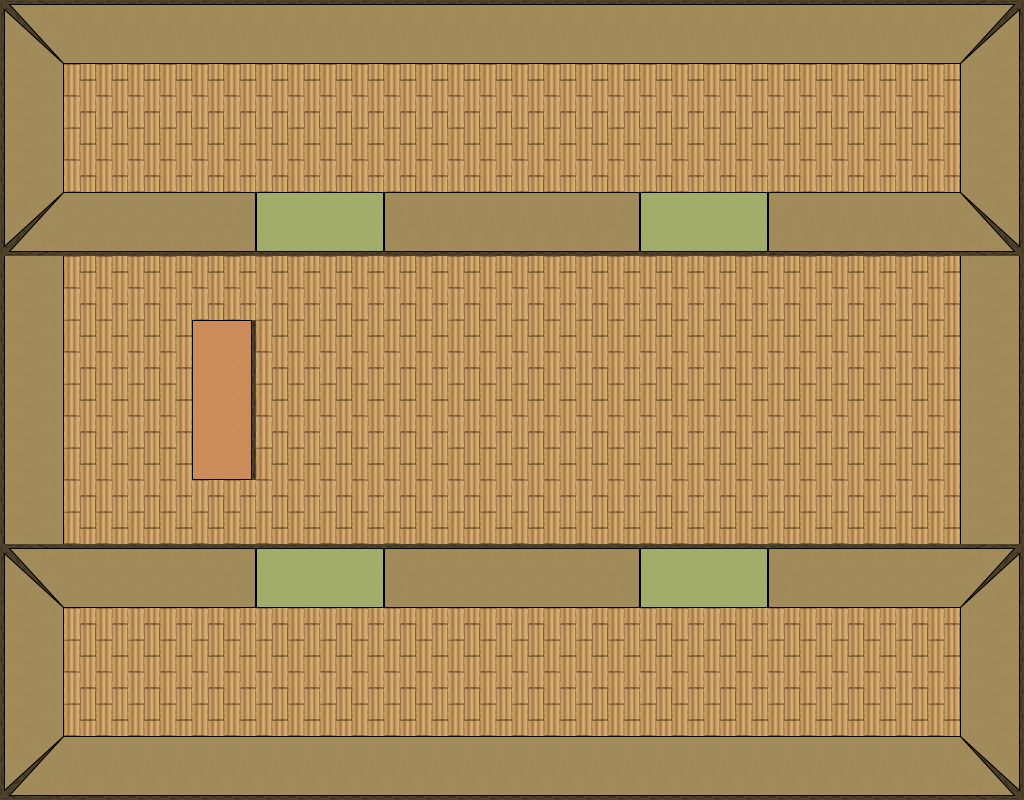

Rendered tile map (Tiled .tmx) drawn with the repository's tilesets; below, a short description and the full map source, tile grids included:
An orthogonal 32x25 tile map with 32x32 px tiles, 2 tile layers (Floor, Walls), 4 tilesets.

<map version="1.0" tiledversion="1.1.5" orientation="orthogonal" renderorder="right-down" width="32" height="25" tilewidth="32" tileheight="32" infinite="0" nextobjectid="1">
 <tileset firstgid="1" name="TL-Corner-Bank-with-end-cap" tilewidth="32" tileheight="32" tilecount="16" columns="4">
  <image source="../.PNG format/TL-Corner-Bank-with-end-cap.png" width="128" height="128" />
 </tileset>
 <tileset firstgid="17" source="../Tile Sets/Pushable-Walls.tsx" />
 <tileset firstgid="33" source="../Tile Sets/Ice Physics Walls.tsx" />
 <tileset firstgid="49" source="../Tile Sets/Ice Physics Walls.tsx" />
 <layer name="Floor" width="32" height="25">
  <data encoding="csv">
0,0,0,0,0,0,0,0,0,0,0,0,0,0,0,0,0,0,0,0,0,0,0,0,0,0,0,0,0,0,0,0,
0,0,0,0,0,0,0,0,0,0,0,0,0,0,0,0,0,0,0,0,0,0,0,0,0,0,0,0,0,0,0,0,
0,0,11,11,11,11,11,11,11,11,11,11,11,11,11,11,11,11,11,11,11,11,11,11,11,11,11,11,11,12,0,0,
0,0,15,15,15,15,15,15,15,15,15,15,15,15,15,15,15,15,15,15,15,15,15,15,15,15,15,15,15,16,0,0,
0,0,11,12,11,12,11,12,11,12,11,12,11,12,11,12,11,12,11,12,11,12,11,12,11,12,11,12,11,12,0,0,
0,0,15,16,15,16,15,16,15,16,15,16,15,16,15,16,15,16,15,16,15,16,15,16,15,16,15,16,15,16,0,0,
0,0,0,0,0,0,0,0,11,12,11,12,0,0,0,0,0,0,0,0,11,12,11,12,0,0,0,0,0,0,0,0,
0,0,0,0,0,0,0,0,15,16,15,16,0,0,0,0,0,0,0,0,15,16,15,16,0,0,0,0,0,0,0,0,
0,0,11,12,11,12,11,12,11,12,11,12,11,12,11,12,11,12,11,12,11,12,11,12,11,12,11,12,11,12,0,0,
0,0,15,16,15,16,15,16,15,16,15,16,15,16,15,16,15,16,15,16,15,16,15,16,15,16,15,16,15,16,0,0,
0,0,11,12,11,12,11,12,11,12,11,12,11,12,11,12,11,12,11,12,11,12,11,12,11,12,11,12,11,12,0,0,
0,0,15,16,15,16,15,16,15,16,15,16,15,16,15,16,15,16,15,16,15,16,15,16,15,16,15,16,15,16,0,0,
0,0,11,12,11,12,11,12,11,12,11,12,11,12,11,12,11,12,11,12,11,12,11,12,11,12,11,12,11,12,0,0,
0,0,15,16,15,16,15,16,15,16,15,16,15,16,15,16,15,16,15,16,15,16,15,16,15,16,15,16,15,16,0,0,
0,0,11,12,11,12,11,12,11,12,11,12,11,12,11,12,11,12,11,12,11,12,11,12,11,12,11,12,11,12,0,0,
0,0,15,16,15,16,15,16,15,16,15,16,15,16,15,16,15,16,15,16,15,16,15,16,15,16,15,16,15,16,0,0,
0,0,11,12,11,12,11,12,11,12,11,12,11,12,11,12,11,12,11,12,11,12,11,12,11,12,11,12,11,12,0,0,
0,0,0,0,0,0,0,0,11,16,15,16,0,0,0,0,0,0,0,0,15,16,15,16,0,0,0,0,0,0,0,0,
0,0,0,0,0,0,0,0,15,12,11,12,0,0,0,0,0,0,0,0,11,12,11,12,0,0,0,0,0,0,0,0,
0,0,15,16,15,16,15,16,15,16,15,16,15,16,15,16,15,16,15,16,15,16,15,16,15,16,15,16,15,16,0,0,
0,0,11,12,11,12,11,12,11,12,11,12,11,12,11,12,11,12,11,12,11,12,11,12,11,12,11,12,11,12,0,0,
0,0,15,16,15,16,15,16,15,16,15,16,15,16,15,16,15,16,15,16,15,16,15,16,15,16,15,16,15,16,0,0,
0,0,11,12,11,12,11,12,11,12,11,12,11,12,11,12,11,12,11,12,11,12,11,12,11,12,11,12,11,12,0,0,
0,0,0,0,0,0,0,0,0,0,0,0,0,0,0,0,0,0,0,0,0,0,0,0,0,0,0,0,0,0,0,0,
0,0,0,0,0,0,0,0,0,0,0,0,0,0,0,0,0,0,0,0,0,0,0,0,0,0,0,0,0,0,0,0
</data>
 </layer>
 <layer name="Walls" width="32" height="25">
  <data encoding="csv">
1,2,2684354569,2684354569,2684354569,2684354569,2684354569,2684354569,2684354569,2684354569,2684354569,2684354569,2684354569,2684354569,2684354569,2684354569,2684354569,2684354569,2684354569,2684354569,2684354569,2684354569,2684354569,2684354569,2684354569,2684354569,2684354569,2684354569,2684354569,2684354569,2147483650,2147483649,
5,6,2684354570,2684354570,2684354570,2684354570,2684354570,2684354570,2684354570,2684354570,2684354570,2684354570,2684354570,2684354570,2684354570,2684354570,2684354570,2684354570,2684354570,2684354570,2684354570,2684354570,2684354570,2684354570,2684354570,2684354570,2684354570,2684354570,2684354570,2684354570,2147483654,2147483653,
9,10,0,0,0,0,0,0,0,0,0,0,0,0,0,0,0,0,0,0,0,0,0,0,0,0,0,0,0,0,2147483658,2147483657,
9,10,0,0,0,0,0,0,0,0,0,0,0,0,0,0,0,0,0,0,0,0,0,0,0,0,0,0,0,0,2147483658,2147483657,
9,10,0,0,0,0,0,0,0,0,0,0,0,0,0,0,0,0,0,0,0,0,0,0,0,0,0,0,0,0,2147483658,2147483657,
9,10,0,0,0,0,0,0,0,0,0,0,0,0,0,0,0,0,0,0,0,0,0,0,0,0,0,0,0,0,2147483658,2147483657,
1073741829,1073741830,1073741831,1073741831,1073741831,1073741831,1073741831,1073741832,3221225496,1073741847,1073741847,1073741848,3221225480,1610612746,1610612746,1610612746,1610612746,1610612746,1610612746,1073741832,3221225496,1073741847,1073741847,1073741848,3758096398,1610612746,1610612746,1610612746,1610612746,1610612746,3221225478,3221225477,
1073741825,1073741826,1073741827,1073741827,1073741827,1073741827,1073741827,1073741828,3221225492,1073741843,1073741843,1073741844,3221225476,1610612745,1610612745,1610612745,1610612745,1610612745,1610612745,1073741828,3221225492,1073741843,1073741843,1073741844,3758096397,1610612745,1610612745,1610612745,1610612745,1610612745,3221225474,3221225473,
9,10,0,0,0,0,0,0,0,0,0,0,0,0,0,0,0,0,0,0,0,0,0,0,0,0,0,0,0,0,2147483658,2147483657,
9,10,0,0,0,0,0,0,0,0,0,0,0,0,0,0,0,0,0,0,0,0,0,0,0,0,0,0,0,0,2147483658,2147483657,
9,10,0,0,0,0,3221225518,3221225517,0,0,0,0,0,0,0,0,0,0,0,0,0,0,0,0,0,0,0,0,0,0,2147483658,2147483657,
9,10,0,0,0,0,2147483690,2147483689,0,0,0,0,0,0,0,0,0,0,0,0,0,0,0,0,0,0,0,0,0,0,2147483658,2147483657,
9,10,0,0,0,0,2147483690,2147483689,0,0,0,0,0,0,0,0,0,0,0,0,0,0,0,0,0,0,0,0,0,0,2147483658,2147483657,
9,10,0,0,0,0,2147483690,2147483689,0,0,0,0,0,0,0,0,0,0,0,0,0,0,0,0,0,0,0,0,0,0,2147483658,2147483657,
9,10,0,0,0,0,2147483694,2147483693,0,0,0,0,0,0,0,0,0,0,0,0,0,0,0,0,0,0,0,0,0,0,2147483658,2147483657,
9,10,0,0,0,0,0,0,0,0,0,0,0,0,0,0,0,0,0,0,0,0,0,0,0,0,0,0,0,0,2147483658,2147483657,
9,10,0,0,0,0,0,0,0,0,0,0,0,0,0,0,0,0,0,0,0,0,0,0,0,0,0,0,0,0,2147483658,2147483657,
1,2,3,3,3,3,3,4,2147483668,19,19,20,2147483652,3,3,3,3,3,3,4,2147483668,19,19,20,2147483652,3,3,3,3,3,2147483650,2147483649,
5,6,7,7,7,7,7,8,2147483672,23,23,24,2147483656,7,7,7,7,7,7,8,2147483672,23,23,24,2147483656,7,7,7,7,7,2147483654,2147483653,
9,10,0,0,0,0,0,0,0,0,0,0,0,0,0,0,0,0,0,0,0,0,0,0,0,0,0,0,0,0,2147483658,2147483657,
9,10,0,0,0,0,0,0,0,0,0,0,0,0,0,0,0,0,0,0,0,0,0,0,0,0,0,0,0,0,2147483658,2147483657,
9,10,0,0,0,0,0,0,0,0,0,0,0,0,0,0,0,0,0,0,0,0,0,0,0,0,0,0,0,0,2147483658,2147483657,
9,10,0,0,0,0,0,0,0,0,0,0,0,0,0,0,0,0,0,0,0,0,0,0,0,0,0,0,0,0,3221225482,3221225481,
1610612738,1610612742,1610612746,3758096394,3758096394,3758096394,3758096394,3758096394,3758096394,3758096394,3758096394,3758096394,3758096394,3758096394,3758096394,3758096394,3758096394,3758096394,3758096394,3758096394,3758096394,3758096394,3758096394,3758096394,3758096394,3758096394,3758096394,3758096394,3758096394,3758096394,3221225478,3221225477,
1610612737,1610612741,1610612745,3758096393,3758096393,3758096393,3758096393,3758096393,3758096393,3758096393,3758096393,3758096393,3758096393,3758096393,3758096393,3758096393,3758096393,3758096393,3758096393,3758096393,3758096393,3758096393,3758096393,3758096393,3758096393,3758096393,3758096393,3758096393,3758096393,3758096393,3221225474,3221225473
</data>
 </layer>
</map>
